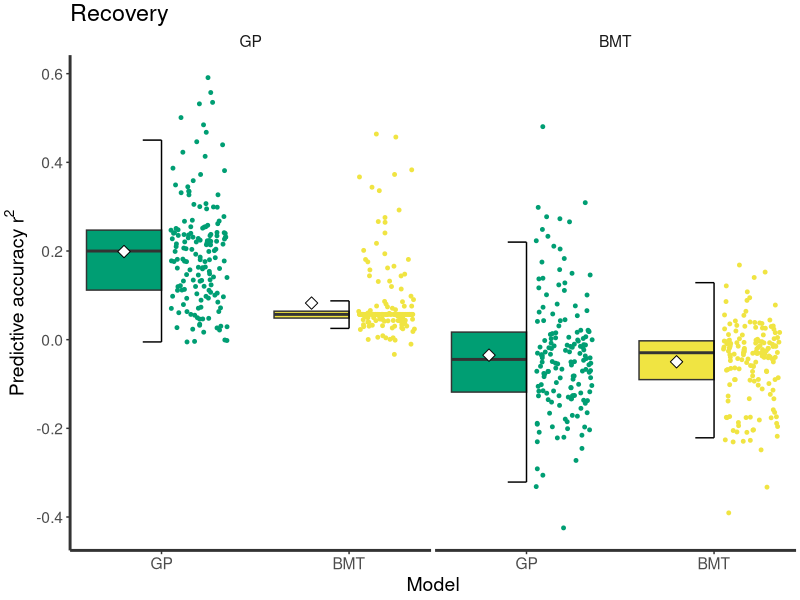
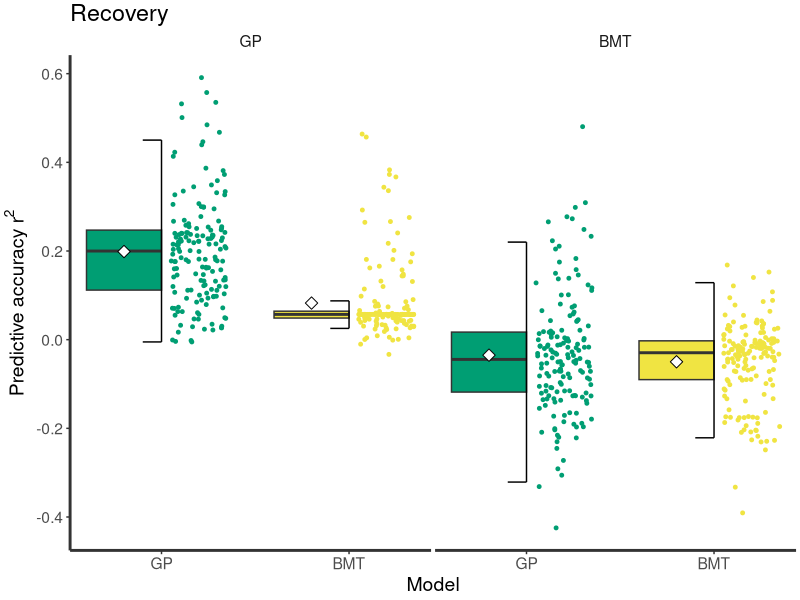
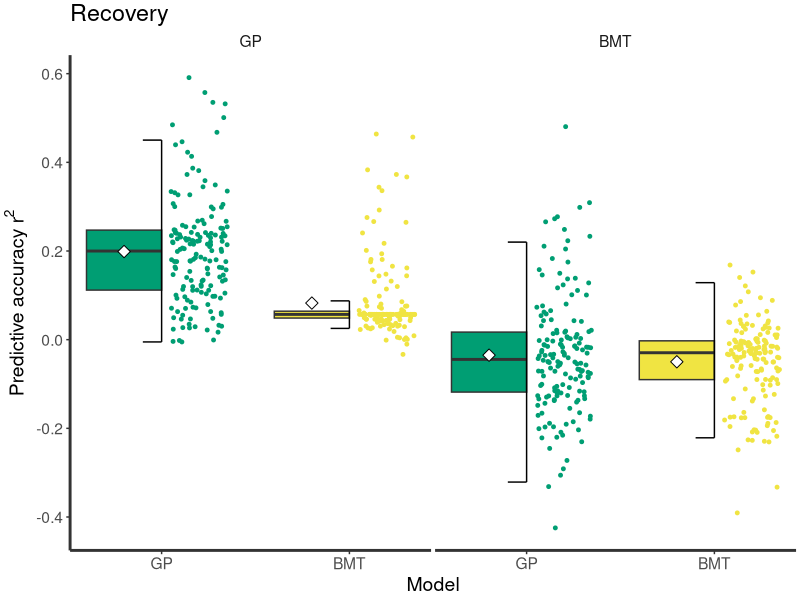

Source code (R) for these figures, in order:
d1<-read.csv("gprecovergp.csv")
d2<-read.csv("bmtrecovergp.csv")
d3<-read.csv("gprecoverbmt.csv")
d4<-read.csv("bmtrecoverbmt.csv")

d1$r2<-1-d1$X.2/(-25*log(1/64))
d2$r2<-1-d2$X.2/(-25*log(1/64))
d3$r2<-1-d3$X.2/(-25*log(1/64))
d4$r2<-1-d4$X.2/(-25*log(1/64))

d1$id<-d2$id<-d3$id<-d4$id<-rep(1:160, each=8)

library(plyr)
dd1<-ddply(d1, ~id, summarize, r2=mean(r2))
dd2<-ddply(d2, ~id, summarize, r2=mean(r2))
dd3<-ddply(d3, ~id, summarize, r2=mean(r2))
dd4<-ddply(d4, ~id, summarize, r2=mean(r2))


dd<-rbind(dd1, dd2, dd3, dd4)
dd$model<-rep(c("GP", "BMT", "GP", "BMT"), each=nrow(dd1))
dd$producing<-rep(c("GP", "BMT"), each=nrow(dd1)*2)
#data frame with everything we need, i.e. min, max, lower nad upper quantile, median, CIs & mean
dp1<-ddply(dd, ~producing+model, summarize,
           d_ymin = max(min(r2), quantile(r2, 0.25) - 1.5 * IQR(r2)), 
           d_ymax = min(max(r2), quantile(r2, 0.75) + 1.5 * IQR(r2)),
           d_lower = quantile(r2, 0.25),  d_middle = median(r2), d_upper = quantile(r2, 0.75),
           mu=mean(r2))

dp1$model<-factor(dp1$model, levels=(c("GP", "BMT")))
dd$model<-factor(dd$model, levels=(c("GP", "BMT")))
dp1$producing <- factor(dp1$producing, levels=(c("GP", "BMT")))
dd$producing <- factor(dd$producing, levels=(c("GP", "BMT")))

library(ggplot2)
fontsize<-14
cbPalette <- c("#000000", "#E69F00", "#56B4E9", "#009E73", "#F0E442", "#0072B2", "#D55E00", "#CC79A7")
names(dd)
dd<-ddply(dd, ~id+model+producing, r2=mean(r2))
p1<-ggplot(data = dp1) +
  #boxplot with given values, we only need half of it
  geom_boxplot(aes(x = as.numeric(model)-0.2, ymin = d_lower, ymax = d_upper, lower = d_lower, 
                   middle = d_middle, upper = d_upper, width = 2 * 0.2, fill = model), stat = "identity") +
  #jitter of raw data points, needs the full data frame
  geom_jitter(data=dd, aes(x = as.numeric(model) + 0.2,  y = r2,  color = model), 
              width = 0.2 - 0.25 * 0.2, height = 0, size=1)+
  #vertical segment
  geom_segment(aes(x = as.numeric(model), y = d_ymin, xend = as.numeric(model), yend = d_ymax)) +
  geom_point(aes(x = as.numeric(model)-0.2, y = mu), shape=23, size=3, fill="white", color="black") +
  #top horizontal segment
  geom_segment(aes(x = as.numeric(model) - 0.1,  y = d_ymax, xend = as.numeric(model),  yend = d_ymax)) +
  #top vertical segment
  geom_segment(aes(x = as.numeric(model) - 0.1, y = d_ymin, xend = as.numeric(model), yend = d_ymin)) +
  facet_grid(~producing)+
  #theme minimal
  theme_classic()+
  #sans
  theme(text = element_text(size=fontsize,  family="sans"))+
  #colors and fill
  scale_fill_manual(values = c(cbPalette[c(4,5)]))+
  scale_color_manual(values = c(cbPalette[c(4,5)]))+
  #labs
  xlab("Model")+ylab(expression("Predictive accuracy"~r^2))+
  #no legend
  theme(legend.position="none", strip.background=element_blank(), legend.key=element_rect(color=NA))+
  #labe x-axis
  scale_x_continuous(breaks = c(1,2,3,4),labels = c("GP","BMT", "GP", "BMT"))+
  ggtitle("Recovery")+
  #various theme changes including reducing white space and adding axes
  theme(axis.line.x = element_line(color="grey20", size = 1),
        axis.line.y = element_line(color="grey20", size = 1), 
        panel.spacing.x=unit(0.2, "lines"),
        panel.spacing.y=unit(1, "lines"),
        plot.title = element_text(family = "sans", margin=margin(0,0,0,0)),
        plot.margin = unit(c(0.1, 0.1, 0.1, 0.1), "cm"))
p1

ggsave("recoverycompare.pdf",p1, width=8, height=4, units = 'in', useDingbats=F)
ggsave("recoverycompare.png",p1, width=8, height=4, dpi=300)
